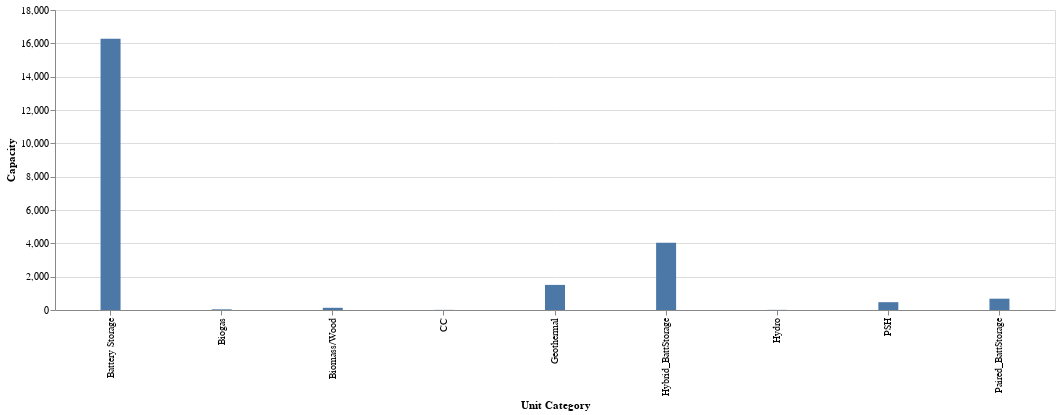

Write notebook code for a chart like this one.
### Code cell
alt.Chart(data_plan_2023_exclude).mark_bar(width = 20).encode(
alt.X('Unit Category_x', title = 'Unit Category'),
alt.Y('Capmax_x', title = 'Capacity')).properties(width = 1000)

### Figure 1 — Vega-Lite specification as saved in the notebook (floating-point values rounded to 4 significant figures)
{"config": {"view": {"continuousWidth": 300, "continuousHeight": 300}}, "data": {"name": "data-3597716b928283723d28edd96afe053a"}, "mark": {"type": "bar", "width": 20}, "encoding": {"x": {"field": "Unit Category_x", "title": "Unit Category", "type": "nominal"}, "y": {"field": "Capmax_x", "title": "Capacity", "type": "quantitative"}}, "width": 1000, "$schema": "https://vega.github.io/schema/vega-lite/v5.20.1.json", "datasets": {"data-3597716b928283723d28edd96afe053a": [{"Unit Category_x": "Battery Storage", "Capmax_x": 16280.0}, {"Unit Category_x": "Biogas", "Capmax_x": 39.0}, {"Unit Category_x": "Biomass/Wood", "Capmax_x": 132.0}, {"Unit Category_x": "CC", "Capmax_x": 8.0}, {"Unit Category_x": "Geothermal", "Capmax_x": 1505.0}, {"Unit Category_x": "Hybrid_BattStorage", "Capmax_x": 4034.0}, {"Unit Category_x": "Hydro", "Capmax_x": 8.0}, {"Unit Category_x": "PSH", "Capmax_x": 469.0}, {"Unit Category_x": "Paired_BattStorage", "Capmax_x": 679.0}]}}
